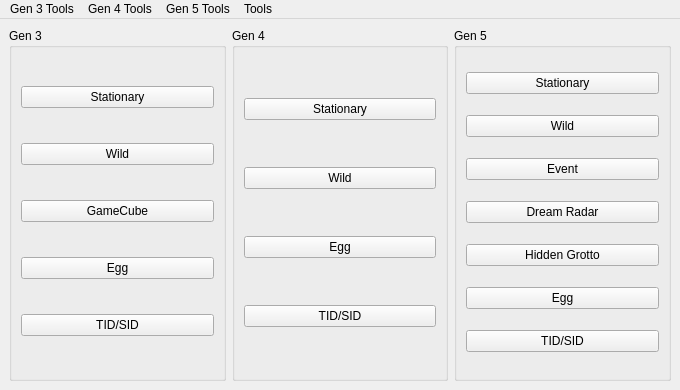
<?xml version="1.0" encoding="UTF-8"?>
<ui version="4.0">
 <class>MainWindow</class>
 <widget class="QMainWindow" name="MainWindow">
  <property name="geometry">
   <rect>
    <x>0</x>
    <y>0</y>
    <width>680</width>
    <height>390</height>
   </rect>
  </property>
  <property name="minimumSize">
   <size>
    <width>460</width>
    <height>390</height>
   </size>
  </property>
  <property name="windowIcon">
   <iconset>
    <normaloff>../pokefinder.ico</normaloff>../pokefinder.ico</iconset>
  </property>
  <widget class="QWidget" name="centralwidget">
   <layout class="QGridLayout" name="gridLayout">
    <item row="0" column="0">
     <widget class="QGroupBox" name="groupBoxGen3">
      <property name="title">
       <string>Gen 3</string>
      </property>
      <layout class="QGridLayout" name="gridLayout_2">
       <item row="0" column="0">
        <widget class="QPushButton" name="pushButtonStationary3">
         <property name="text">
          <string>Stationary</string>
         </property>
        </widget>
       </item>
       <item row="1" column="0">
        <widget class="QPushButton" name="pushButtonWild3">
         <property name="text">
          <string>Wild</string>
         </property>
        </widget>
       </item>
       <item row="2" column="0">
        <widget class="QPushButton" name="pushButtonGameCube">
         <property name="text">
          <string>GameCube</string>
         </property>
        </widget>
       </item>
       <item row="3" column="0">
        <widget class="QPushButton" name="pushButtonEgg3">
         <property name="text">
          <string>Egg</string>
         </property>
        </widget>
       </item>
       <item row="4" column="0">
        <widget class="QPushButton" name="pushButtonIDs3">
         <property name="text">
          <string>TID/SID</string>
         </property>
        </widget>
       </item>
      </layout>
     </widget>
    </item>
    <item row="0" column="1">
     <widget class="QGroupBox" name="groupBoxGen4">
      <property name="title">
       <string>Gen 4</string>
      </property>
      <layout class="QGridLayout" name="gridLayout_3">
       <item row="0" column="0">
        <widget class="QPushButton" name="pushButtonStationary4">
         <property name="text">
          <string>Stationary</string>
         </property>
        </widget>
       </item>
       <item row="1" column="0">
        <widget class="QPushButton" name="pushButtonWild4">
         <property name="text">
          <string>Wild</string>
         </property>
        </widget>
       </item>
       <item row="2" column="0">
        <widget class="QPushButton" name="pushButtonEgg4">
         <property name="text">
          <string>Egg</string>
         </property>
        </widget>
       </item>
       <item row="3" column="0">
        <widget class="QPushButton" name="pushButtonIDs4">
         <property name="text">
          <string>TID/SID</string>
         </property>
        </widget>
       </item>
      </layout>
     </widget>
    </item>
    <item row="0" column="2">
     <widget class="QGroupBox" name="groupBoxGen5">
      <property name="title">
       <string>Gen 5</string>
      </property>
      <layout class="QGridLayout" name="gridLayout_4">
       <item row="0" column="0">
        <widget class="QPushButton" name="pushButtonStationary5">
         <property name="enabled">
          <bool>true</bool>
         </property>
         <property name="text">
          <string>Stationary</string>
         </property>
        </widget>
       </item>
       <item row="1" column="0">
        <widget class="QPushButton" name="pushButtonWild5">
         <property name="enabled">
         </property>
         <property name="text">
          <string>Wild</string>
         </property>
        </widget>
       </item>
       <item row="2" column="0">
        <widget class="QPushButton" name="pushButtonEvent5">
         <property name="text">
          <string>Event</string>
         </property>
        </widget>
       </item>
       <item row="3" column="0">
        <widget class="QPushButton" name="pushButtonDreamRadar">
         <property name="text">
          <string>Dream Radar</string>
         </property>
        </widget>
       </item>
       <item row="4" column="0">
        <widget class="QPushButton" name="pushButtonHiddenGrotto">
         <property name="text">
          <string>Hidden Grotto</string>
         </property>
        </widget>
       </item>
       <item row="5" column="0">
        <widget class="QPushButton" name="pushButtonEgg5">
         <property name="text">
          <string>Egg</string>
         </property>
        </widget>
       </item>
       <item row="6" column="0">
        <widget class="QPushButton" name="pushButtonIDs5">
         <property name="text">
          <string>TID/SID</string>
         </property>
        </widget>
       </item>
      </layout>
     </widget>
    </item>
   </layout>
  </widget>
  <widget class="QMenuBar" name="menubar">
   <property name="geometry">
    <rect>
     <x>0</x>
     <y>0</y>
     <width>680</width>
     <height>20</height>
    </rect>
   </property>
   <widget class="QMenu" name="menuTools">
    <property name="title">
     <string>Tools</string>
    </property>
    <addaction name="actionAbout"/>
    <addaction name="actionEncounterLookup"/>
    <addaction name="actionIVCalculator"/>
    <addaction name="actionResearcher"/>
    <addaction name="actionSettings"/>
   </widget>
   <widget class="QMenu" name="menuGen3Tools">
    <property name="title">
     <string>Gen 3 Tools</string>
    </property>
    <widget class="QMenu" name="menuGameCube">
     <property name="title">
      <string>GameCube</string>
     </property>
     <addaction name="actionGameCubeRTC"/>
     <addaction name="actionGameCubeSeedFinder"/>
     <addaction name="actionJirachiPattern"/>
     <addaction name="actionPokeSpot"/>
    </widget>
    <addaction name="menuGameCube"/>
    <addaction name="actionIVtoPID3"/>
    <addaction name="actionPIDtoIV"/>
    <addaction name="actionProfileManager3"/>
    <addaction name="actionSeedtoTime3"/>
    <addaction name="actionSpindaPainter"/>
   </widget>
   <widget class="QMenu" name="menuGen4Tools">
    <property name="title">
     <string>Gen 4 Tools</string>
    </property>
    <addaction name="actionIVtoPID4"/>
    <addaction name="actionProfileManager4"/>
    <addaction name="actionSeedtoTime4"/>
    <addaction name="actionSIDfromChainedShiny"/>
   </widget>
   <widget class="QMenu" name="menuGen5Tools">
    <property name="title">
     <string>Gen 5 Tools</string>
    </property>
    <addaction name="actionProfileCalibrator"/>
    <addaction name="actionProfileManager5"/>
   </widget>
   <addaction name="menuGen3Tools"/>
   <addaction name="menuGen4Tools"/>
   <addaction name="menuGen5Tools"/>
   <addaction name="menuTools"/>
  </widget>
  <action name="actionResearcher">
   <property name="text">
    <string>Researcher</string>
   </property>
  </action>
  <action name="actionSeedtoTime3">
   <property name="text">
    <string>Seed to Time</string>
   </property>
  </action>
  <action name="actionJirachiPattern">
   <property name="text">
    <string>Jirachi Pattern</string>
   </property>
  </action>
  <action name="actionPokeSpot">
   <property name="text">
    <string>PokeSpot</string>
   </property>
  </action>
  <action name="actionIVtoPID3">
   <property name="text">
    <string>IV to PID</string>
   </property>
  </action>
  <action name="actionGameCubeRTC">
   <property name="text">
    <string>GameCube RTC</string>
   </property>
  </action>
  <action name="actionPIDtoIV">
   <property name="text">
    <string>PID to IV</string>
   </property>
  </action>
  <action name="actionSeedtoTime4">
   <property name="text">
    <string>Seed to Time</string>
   </property>
  </action>
  <action name="actionIVtoPID4">
   <property name="text">
    <string>IV to PID</string>
   </property>
  </action>
  <action name="actionSIDfromChainedShiny">
   <property name="text">
    <string>SID from Chained Shiny</string>
   </property>
  </action>
  <action name="actionIVCalculator">
   <property name="text">
    <string>IV Calculator</string>
   </property>
  </action>
  <action name="actionSpindaPainter">
   <property name="text">
    <string>Spinda Painter</string>
   </property>
  </action>
  <action name="actionEncounterLookup">
   <property name="text">
    <string>Encounter Lookup</string>
   </property>
  </action>
  <action name="actionGameCubeSeedFinder">
   <property name="text">
    <string>GameCube Seed Finder</string>
   </property>
  </action>
  <action name="actionProfileCalibrator">
   <property name="text">
    <string>Profile Calibrator</string>
   </property>
  </action>
  <action name="actionProfileManager3">
   <property name="text">
    <string>Profile Manager</string>
   </property>
  </action>
  <action name="actionProfileManager4">
   <property name="text">
    <string>Profile Manager</string>
   </property>
  </action>
  <action name="actionProfileManager5">
   <property name="text">
    <string>Profile Manager</string>
   </property>
  </action>
  <action name="actionSettings">
   <property name="text">
    <string>Settings</string>
   </property>
  </action>
  <action name="actionAbout">
   <property name="text">
    <string>About</string>
   </property>
  </action>
 </widget>
 <tabstops>
  <tabstop>pushButtonStationary3</tabstop>
  <tabstop>pushButtonWild3</tabstop>
  <tabstop>pushButtonGameCube</tabstop>
  <tabstop>pushButtonEgg3</tabstop>
  <tabstop>pushButtonIDs3</tabstop>
  <tabstop>pushButtonStationary4</tabstop>
  <tabstop>pushButtonWild4</tabstop>
  <tabstop>pushButtonEgg4</tabstop>
  <tabstop>pushButtonIDs4</tabstop>
  <tabstop>pushButtonStationary5</tabstop>
  <tabstop>pushButtonWild5</tabstop>
  <tabstop>pushButtonEvent5</tabstop>
  <tabstop>pushButtonDreamRadar</tabstop>
  <tabstop>pushButtonEgg5</tabstop>
  <tabstop>pushButtonIDs5</tabstop>
 </tabstops>
 <resources/>
 <connections/>
</ui>
